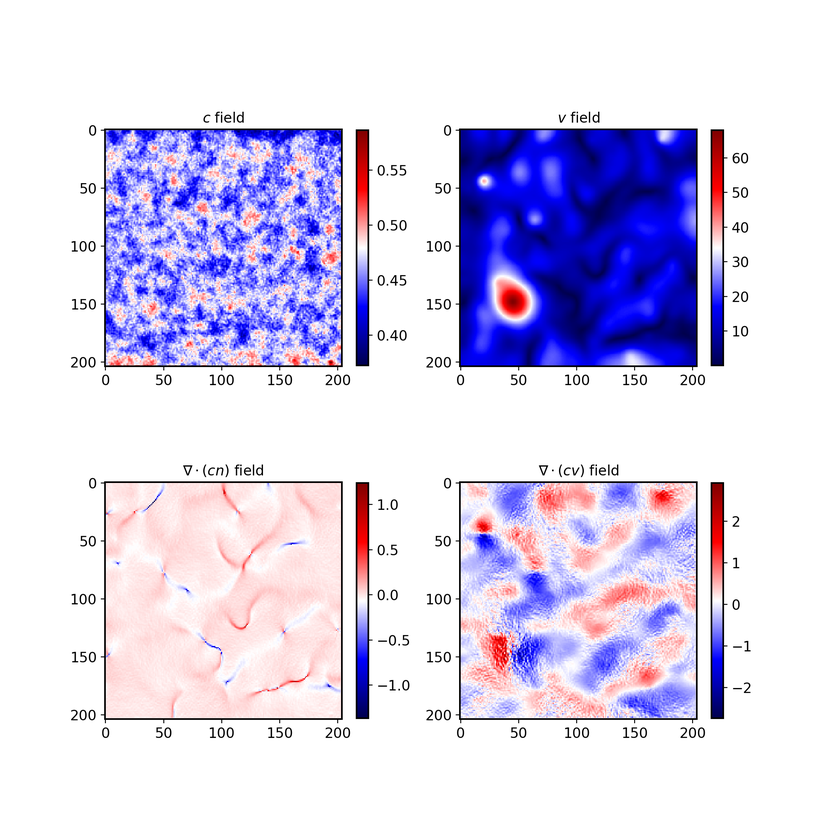
#> input picture Correlation/test_images/div/900.png, 840 x 840 px, shrunk from 2000 x 2000 before the run, given in place of 900.tif, which was not available; the run also reads 1 picture not shown here
$ jupyter execute --allow-errors fig-4_fields.ipynb   (text cells are left out)
#> lines starting #> are read from the running program, lines starting #| are printed output that depends on the picture; after the words box and inside, x2 and y2 are one past the last pixel; in counts of white or black regions, pixels touching at a corner belong together; pictures that were not available may be replaced by others from this repository, and a replacement may not be noted
#> further down, img0 is the input picture: shape (840, 840, 4); mean R, G, B, A 218.8, 213, 238.5, 255
### mylib/myImageLib.py
import os
import numpy as np
from scipy import fftpack
from scipy.signal import medfilt2d, convolve2d, fftconvolve
from scipy.optimize import curve_fit
from scipy import exp
import pandas as pd
import sys
import psutil
from skimage import io
import time
import shutil
from nd2reader import ND2Reader
# %% codecell

# [39 lines left out: functions dirrec, to8bit, not called in this run]
def bpass(*args):
    img8 = args[0]
    low = args[1]
    high = args[2]
    def gen_filter(img, low, high):
#> called with low = 3, high = 100
        filt = np.zeros(img.shape)
        h, w = img.shape
#> h = 455; w = 538
        center = [int(w/2), int(h/2)]
#> center = [269, 227]
        Y, X = np.ogrid[:h, :w]
#> Y = 455 values from 0 to 454
        dist = ((X - center[0])**2 + (Y-center[1])**2)**.5

        filt[(dist>low)&(dist<=high)] = 1
        return filt
    filt = gen_filter(img8, low, high)
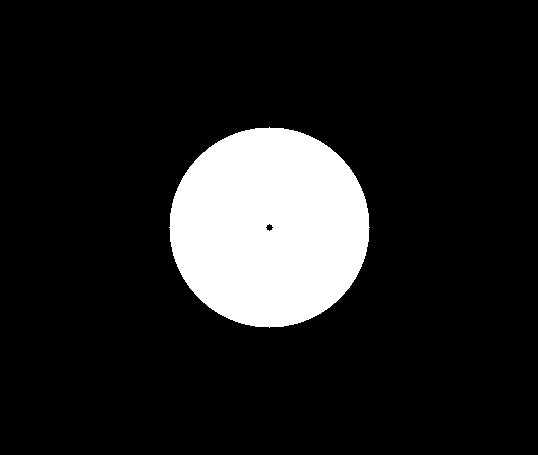
#> filt: shape (455, 538) float64; values 0 (black) and 1 (white), 12.8% white; 1 white region, box (x1, y1, x2, y2) and area: (169, 127, 370, 328) 31388
    filt = fftpack.ifftshift(filt)
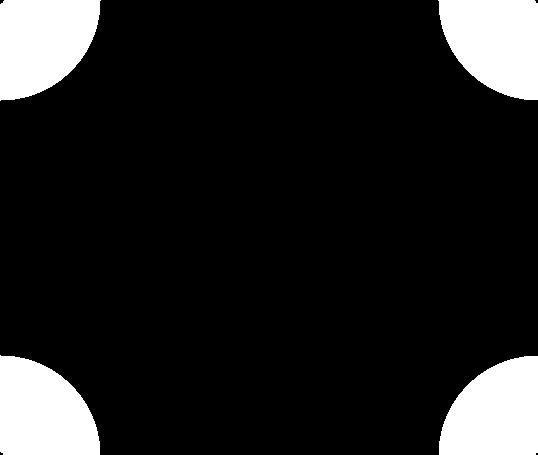
#> filt: shape (455, 538) float64; values 0 (black) and 1 (white), 12.8% white; 4 white regions, box (x1, y1, x2, y2) and area: (0, 0, 101, 101) 7944, (438, 0, 538, 100) 7847, (0, 355, 100, 455) 7847, (439, 356, 538, 455) 7750
    im_fft = fftpack.fft2(img8)
    im_fft_filt = im_fft * filt
    im_new = fftpack.ifft2(im_fft_filt).real
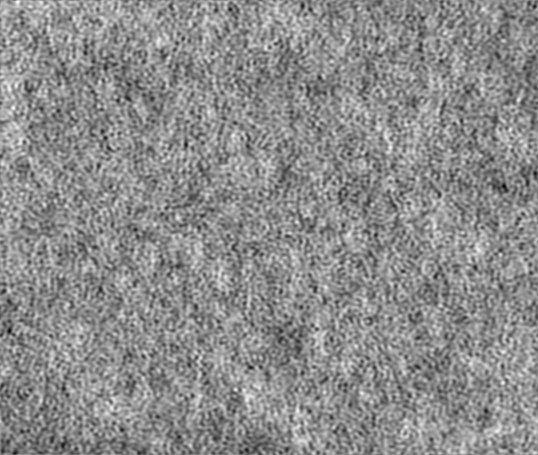
#> im_new: shape (455, 538) float64; min -5.37, max 4.33, mean 5.57e-18; drawn with min black and max white
    im_new = im_new - im_new.min()
    im_new = np.floor_divide(im_new, (im_new.max()+1)/256)
    return im_new.astype('uint8')
# [110 lines left out: functions bestcolor, wowcolor, matlab_style_gauss2D, FastPeakFind, minimal_peakfind, maxk and 1 more, not called in this run]
def gauss1(x,a,x0,sigma,b):
    return a*exp(-(x-x0)**2/(2*sigma**2)) + b
# [42 lines left out: functions show_progress, readdata, not called in this run]

# %% codecell

class rawImage:
    """Implement raw image converting schemes."""
    def __init__(self, file_dir):
        self.file = file_dir
    # [124 lines left out: functions extract_tif, extract_raw, read_raw_image_info, extract_nd2, _disk_capacity_check, not called in this run]
# %% codecell

# [6 lines that do not run on import are left out]

### Correlation/src/fig-4_fields.ipynb
[cell 1]
import numpy as np
import matplotlib.pyplot as plt
import myImageLib as mil
from skimage import io, measure
import pandas as pd
from scipy.signal import savgol_filter, medfilt
import os
import corrLib as cl
from scipy.signal import savgol_filter
import matplotlib as mpl
from numpy.polynomial.polynomial import polyvander
from scipy.optimize import curve_fit
from miscLib import label_slope
from scipy import signal
from scipy.interpolate import griddata
from matplotlib_scalebar.scalebar import ScaleBar
from matplotlib_scalebar.scalebar import SI_LENGTH
import matplotlib as mpl
import pandas as pd

[cell 2]
Dir = r'D:\Wei\Dynamics_raw\piv_result_10\80\900-901.csv'
img_folder = r'D:\Wei\Dynamics_raw\80'
dc_folder = r'D:\Wei\Dynamics_raw\80_diff'
dif = 10
#> (the rest of this cell did not finish here and is left out)

[cell 3]
name = '900'
dif = 10
plt.figure(figsize=(8, 6))
img_folder = r'E:\Google Drive\data_share\Dynamics_raw\80'
img0 = io.imread(os.path.join(img_folder, '900.tif'))
#> (the rest of this cell did not finish here and is left out)

[cell 4]
img16 = io.imread(r'D:\Wei\02042020\80-1\16-bit\0000.tif')
img8 = io.imread(r'D:\Wei\02042020\80-1\8-bit\0000.tif')

[cell 5]
bp = mil.bpass(img8, 3, 100)
#> (the rest of this cell did not finish here and is left out)

[cell 6]
bp = mil.bpass(img16, 3, 100)
